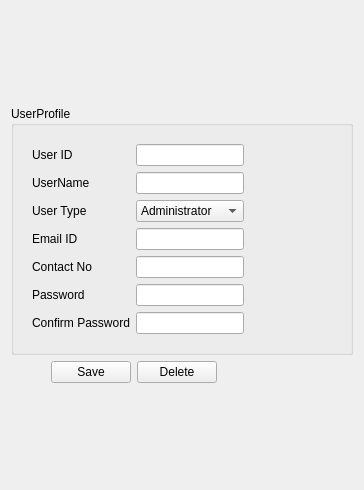
        <widget class="QWidget" name="tab_adminsettings">
         <attribute name="title">
          <string>Admin Settings</string>
         </attribute>
         <layout class="QVBoxLayout" name="verticalLayout_2">
          <item>
           <spacer name="verticalSpacer_2">
            <property name="orientation">
             <enum>Qt::Vertical</enum>
            </property>
            <property name="sizeHint" stdset="0">
             <size>
              <width>20</width>
              <height>35</height>
             </size>
            </property>
           </spacer>
          </item>
          <item>
           <layout class="QHBoxLayout" name="horizontalLayout_2">
            <item>
             <widget class="QLabel" name="label_adminerror">
              <property name="text">
               <string/>
              </property>
             </widget>
            </item>
            <item>
             <spacer name="horizontalSpacer_2">
              <property name="orientation">
               <enum>Qt::Horizontal</enum>
              </property>
              <property name="sizeHint" stdset="0">
               <size>
                <width>40</width>
                <height>20</height>
               </size>
              </property>
             </spacer>
            </item>
           </layout>
          </item>
          <item>
           <spacer name="verticalSpacer">
            <property name="orientation">
             <enum>Qt::Vertical</enum>
            </property>
            <property name="sizeHint" stdset="0">
             <size>
              <width>20</width>
              <height>34</height>
             </size>
            </property>
           </spacer>
          </item>
          <item>
           <widget class="QGroupBox" name="groupBox">
            <property name="title">
             <string>UserProfile</string>
            </property>
            <layout class="QHBoxLayout" name="horizontalLayout_4">
             <item>
              <layout class="QHBoxLayout" name="horizontalLayout_3">
               <item>
                <widget class="QWidget" name="widget" native="true">
                 <layout class="QFormLayout" name="formLayout">
                  <item row="0" column="0">
                   <widget class="QLabel" name="label_UserId">
                    <property name="text">
                     <string>User ID</string>
                    </property>
                   </widget>
                  </item>
                  <item row="0" column="1">
                   <widget class="QLineEdit" name="adminUserid"/>
                  </item>
                  <item row="1" column="0">
                   <widget class="QLabel" name="label_UserName">
                    <property name="text">
                     <string>UserName</string>
                    </property>
                   </widget>
                  </item>
                  <item row="1" column="1">
                   <widget class="QLineEdit" name="adminUserName"/>
                  </item>
                  <item row="2" column="0">
                   <widget class="QLabel" name="label_UserTyoe">
                    <property name="text">
                     <string>User Type</string>
                    </property>
                   </widget>
                  </item>
                  <item row="2" column="1">
                   <widget class="QComboBox" name="adminUsertype">
                    <item>
                     <property name="text">
                      <string>Administrator</string>
                     </property>
                    </item>
                    <item>
                     <property name="text">
                      <string>Engineer</string>
                     </property>
                    </item>
                    <item>
                     <property name="text">
                      <string>End-User</string>
                     </property>
                    </item>
                   </widget>
                  </item>
                  <item row="3" column="0">
                   <widget class="QLabel" name="label_Emaild">
                    <property name="text">
                     <string>Email ID</string>
                    </property>
                   </widget>
                  </item>
                  <item row="3" column="1">
                   <widget class="QLineEdit" name="adminEmailId"/>
                  </item>
                  <item row="4" column="0">
                   <widget class="QLabel" name="label_ContactNo">
                    <property name="text">
                     <string>Contact No</string>
                    </property>
                   </widget>
                  </item>
                  <item row="4" column="1">
                   <widget class="QLineEdit" name="adminContactNo"/>
                  </item>
                  <item row="5" column="0">
                   <widget class="QLabel" name="label_password">
                    <property name="text">
                     <string>Password</string>
                    </property>
                   </widget>
                  </item>
                  <item row="5" column="1">
                   <widget class="QLineEdit" name="adminPassword">
                    <property name="echoMode">
                     <enum>QLineEdit::Password</enum>
                    </property>
                   </widget>
                  </item>
                  <item row="6" column="0">
                   <widget class="QLabel" name="label_confirmPassword">
                    <property name="text">
                     <string>Confirm Password</string>
                    </property>
                   </widget>
                  </item>
                  <item row="6" column="1">
                   <widget class="QLineEdit" name="d">
                    <property name="echoMode">
                     <enum>QLineEdit::Password</enum>
                    </property>
                   </widget>
                  </item>
                 </layout>
                </widget>
               </item>
               <item>
                <spacer name="horizontalSpacer_3">
                 <property name="orientation">
                  <enum>Qt::Horizontal</enum>
                 </property>
                 <property name="sizeHint" stdset="0">
                  <size>
                   <width>40</width>
                   <height>20</height>
                  </size>
                 </property>
                </spacer>
               </item>
               <item>
                <spacer name="horizontalSpacer_4">
                 <property name="orientation">
                  <enum>Qt::Horizontal</enum>
                 </property>
                 <property name="sizeHint" stdset="0">
                  <size>
                   <width>40</width>
                   <height>20</height>
                  </size>
                 </property>
                </spacer>
               </item>
              </layout>
             </item>
            </layout>
           </widget>
          </item>
          <item>
           <layout class="QHBoxLayout" name="horizontalLayout">
            <item>
             <spacer name="horizontalSpacer_5">
              <property name="orientation">
               <enum>Qt::Horizontal</enum>
              </property>
              <property name="sizeHint" stdset="0">
               <size>
                <width>40</width>
                <height>20</height>
               </size>
              </property>
             </spacer>
            </item>
            <item>
             <widget class="QPushButton" name="pushButton_adminSave">
              <property name="text">
               <string>Save</string>
              </property>
             </widget>
            </item>
            <item>
             <widget class="QPushButton" name="pushButton_adminDelete">
              <property name="text">
               <string>Delete</string>
              </property>
             </widget>
            </item>
            <item>
             <spacer name="horizontalSpacer_12">
              <property name="orientation">
               <enum>Qt::Horizontal</enum>
              </property>
              <property name="sizeHint" stdset="0">
               <size>
                <width>78</width>
                <height>20</height>
               </size>
              </property>
             </spacer>
            </item>
            <item>
             <spacer name="horizontalSpacer_14">
              <property name="orientation">
               <enum>Qt::Horizontal</enum>
              </property>
              <property name="sizeHint" stdset="0">
               <size>
                <width>58</width>
                <height>20</height>
               </size>
              </property>
             </spacer>
            </item>
           </layout>
          </item>
          <item>
           <spacer name="verticalSpacer_3">
            <property name="orientation">
             <enum>Qt::Vertical</enum>
            </property>
            <property name="sizeHint" stdset="0">
             <size>
              <width>20</width>
              <height>48</height>
             </size>
            </property>
           </spacer>
          </item>
          <item>
           <spacer name="verticalSpacer_4">
            <property name="orientation">
             <enum>Qt::Vertical</enum>
            </property>
            <property name="sizeHint" stdset="0">
             <size>
              <width>20</width>
              <height>48</height>
             </size>
            </property>
           </spacer>
          </item>
         </layout>
        </widget>
